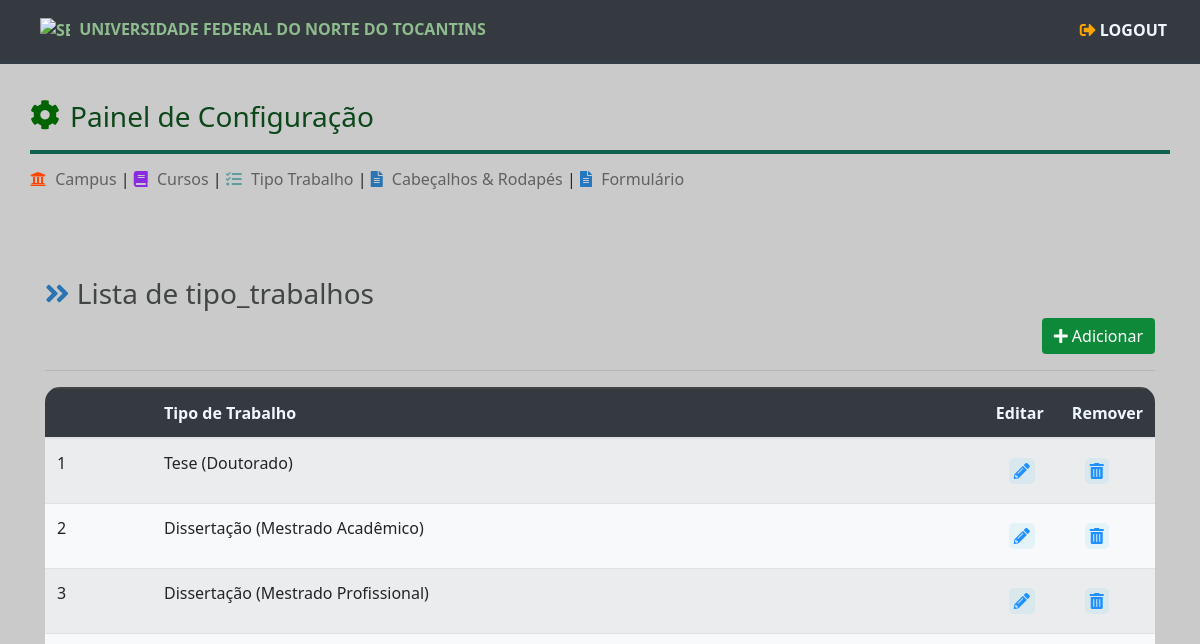
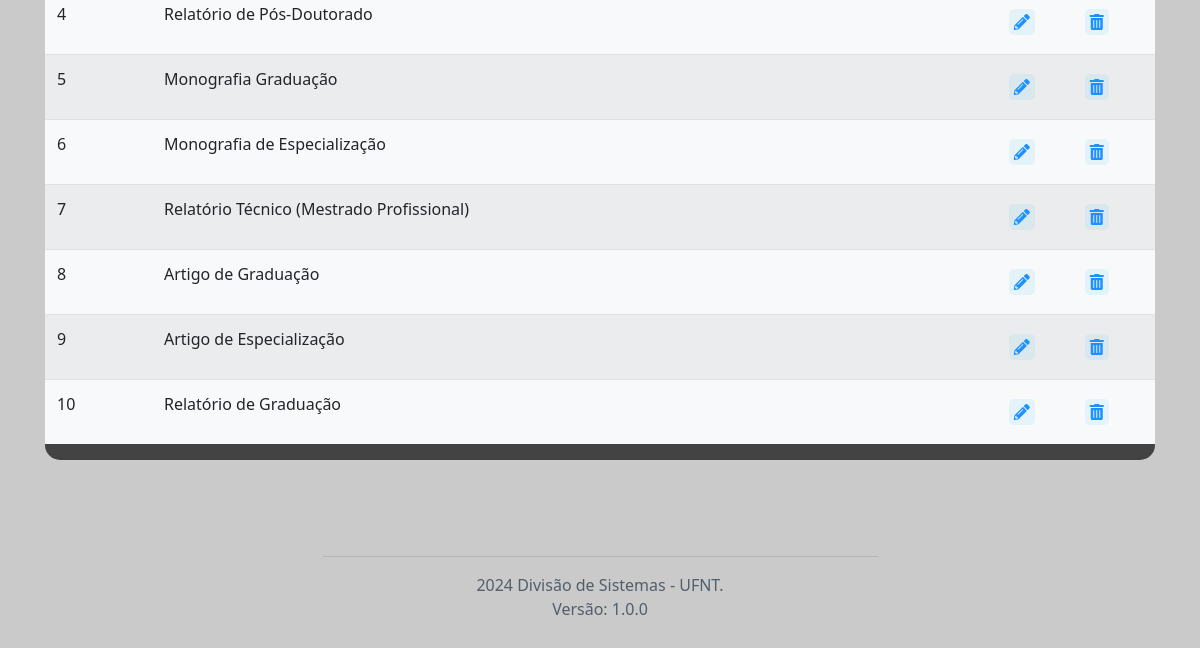
Page /tipo_trabalho/ (signed in) on the earlier database version (2 pictures, top to bottom).
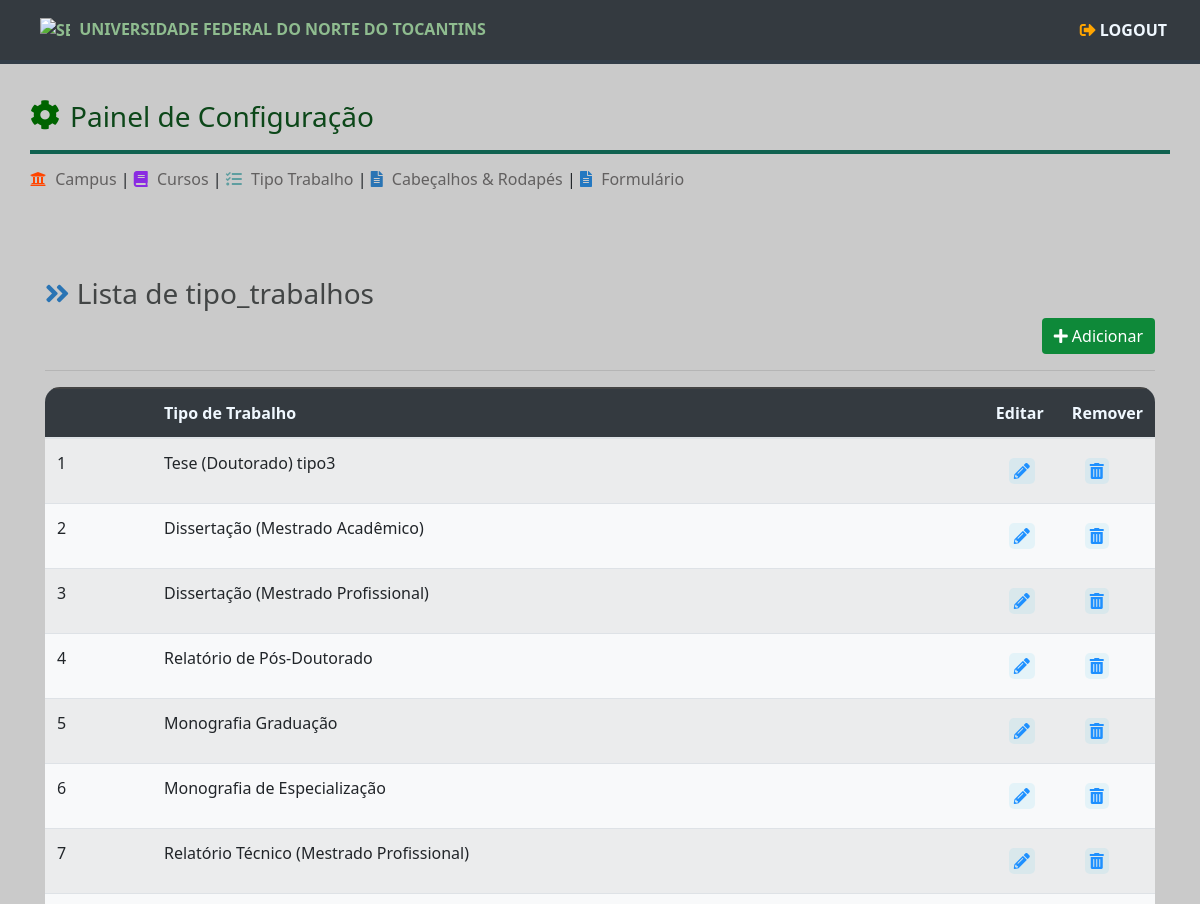
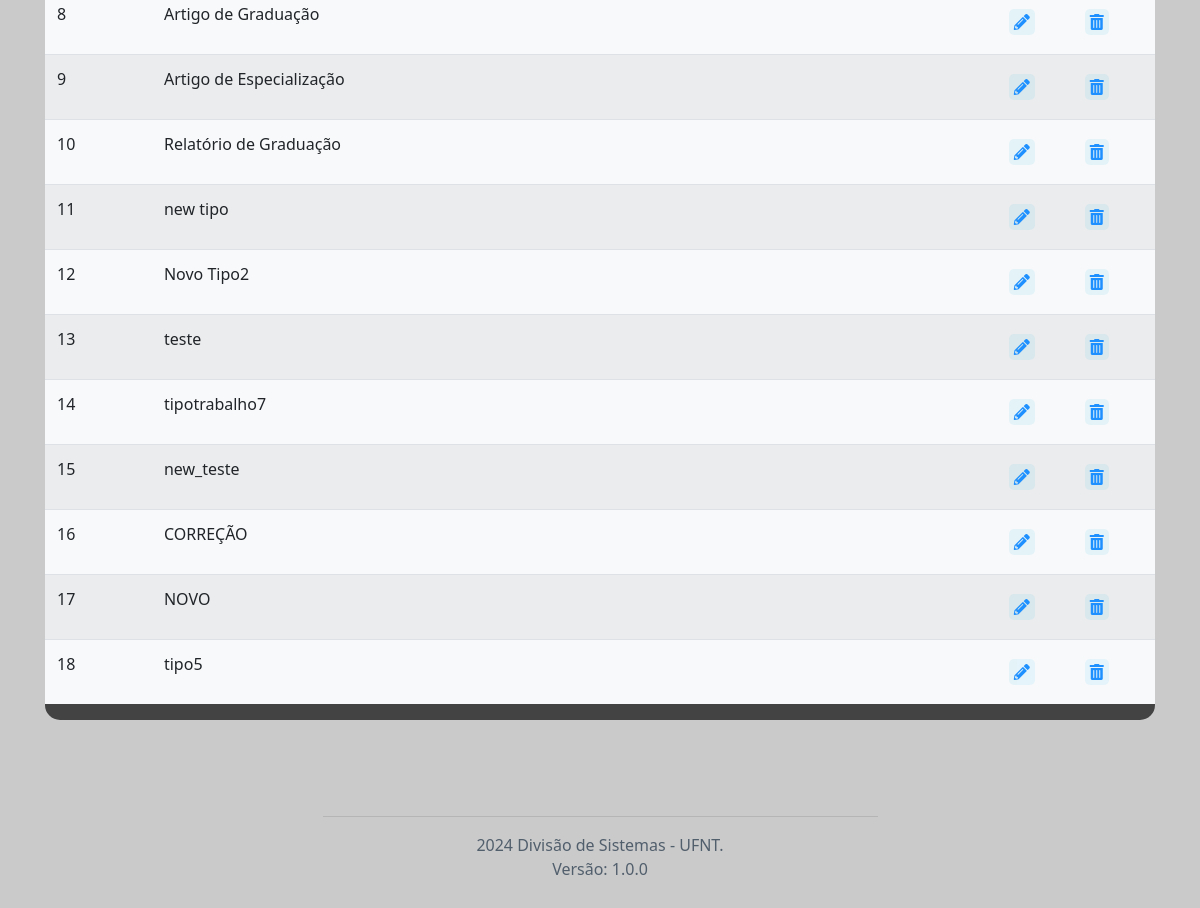
Same page on the later database version (2 pictures, top to bottom).
### tables this page shows
CREATE TABLE tipo_trabalho (
                id INTEGER PRIMARY KEY AUTOINCREMENT,
                nome TEXT NOT NULL,           
                ativo INTEGER DEFAULT 1            
            );

### routes/tipo_trabalho_routes.py (the view)
@tt_routes.route('/', methods=['GET', 'POST'])
@login_required
def tipo_trabalho_listar():
    tipos_trabalhos = TipoTrabalhoModel.get_all()
    return render_template('tipo_trabalho_view.html', tipos_trabalhos = tipos_trabalhos )

### app.py (called while the page is built)
@login_manager.user_loader
def load_user(user_id):
    return UserModel.get_user_by_id(user_id)

### data/conexao.py (called while the page is built)
def get_conexao():
    conexao = sqlite3.connect('data/gfc.db')
    return conexao

### models/base_model.py (called while the page is built)
    @classmethod
    def get_all(cls):
        if not cls.tabela:
            raise ValueError("Nome da tabela não especificado na classe derivada.")
        con = get_conexao()
        cursor = con.cursor()
        query = f'SELECT * FROM {cls.tabela}'
        cursor.execute(query)
        colunas = [coluna[0] for coluna in cursor.description]
        objetos = [cls(**dict(zip(colunas, row))) for row in cursor.fetchall()]
        con.close()
        return objetos

### models/user_model.py (called while the page is built)
    @staticmethod
    def get_user_by_id(user_id: int):
        con = get_conexao()
        cursor = con.cursor()
        query = 'SELECT * FROM user WHERE id=?'
        cursor.execute(query, (user_id,))
        row = cursor.fetchone()
        if row:
            user = UserModel(
                id=row[0],
                username=row[1],
                password=row[2],
                ativo=row[3],
            )
            con.close()
            return user
        else:
            con.close()
            return None

    @property
    def is_authenticated(self):
        return True if self.id is not None else False

### templates/tipo_trabalho_view.html (shortened to what this page needs)
{% extends "base.html" %}
  {% block head %}
      <link rel="stylesheet" href="/static/assets/css/views/view.css" type="text/css">
  {% endblock %}
  {% block content %}
    {% include "componentes/_menu_conf.html" %}
  <div class="container">
    <div class="container">
      <div class="row">
        <h3><i class="fas fa-angle-double-right" style="color: rgb(42, 116, 180);"></i> Lista de tipo_trabalhos</h3>
      </div>
      <div class="row" style="display: flex; justify-content: flex-end;">
        <button type="button" class="btn btn-primary" data-toggle="modal" data-target="#modal" onclick="openModal()">
            <i class="fas fa-plus"></i> Adicionar
        </button>
      </div>
      </div>
      <hr>
      <div style="border-radius:15px; overflow: auto; padding: 0px; background-color:rgb(67, 67, 67); ">
        <table class="table table-striped bg-light" style="margin-top: 0px; padding:0px; border-top:2px solid rgb(67, 67, 67); ">
          <thead class="bg-dark" style="color: aliceblue;">
              <tr>
                  <th></th>
                  <th>Tipo de Trabalho</th>
                  <th style="width:50px;">Editar</th>
                  <th style="width:50px;">Remover</th>
              </tr>
          </thead>
          <tbody>
              {% for tipo_trabalho in tipos_trabalhos %}
                  <tr>
                      <td>{{ loop.index }}</td>
                      <td>{{ tipo_trabalho.nome }}</td>
                      <td>
                          <a href="#">
                            <button type="button" class="btn" onclick='abrirModalEditar("{{ tipo_trabalho.id }}")'>
                                <i class="fas fa-pencil-alt icon" title="editar"></i>
                            </button>
                        </a>
                      </td>
                      <td>
                        <a href="#">
                          <button type="button" class="btn" data-toggle="modal" data-target="#confirmModal" onclick='abrirModalRemover("{{ tipo_trabalho_id }}")'>
                            <i class="fas fa-trash-alt icon"></i>
                          </button>
                      </a>
                    </td>
                  </tr>
              {% endfor %}
          </tbody>
      </table>
      </div>
  </div>
  {% endblock %}

### templates/base.html (shortened to what this page needs)
<!DOCTYPE html>
<html lang="pt-br">
<head>
    <link rel="stylesheet" href="https://maxcdn.bootstrapcdn.com/bootstrap/4.5.2/css/bootstrap.min.css">
    <link rel="stylesheet" href="https://cdnjs.cloudflare.com/ajax/libs/font-awesome/5.15.2/css/all.min.css">
    <link rel="stylesheet" href="/static/assets/css/main.css" type="text/css">
    {% block head %} {% endblock %}
</head>
<body>
    {% block header %}
            {% include "componentes/_navbar.html" %}
    {% endblock %}
    {% block content %}
    {% endblock %}
    {% block footer %}
        {% include "componentes/_footer.html" %}
    {% endblock %}
</body>
</html>

### templates/componentes/_navbar.html
<nav class="navbar navbar-expand-lg navbar-light bg-dark titulo">
  <div class="container-fluid">
    <a class="navbar-brand" href="#" style="color: darkseagreen; font-size: 16px; font-weight: 600;">
      <img src="/static/assets/img/UFNT_brasao.png" alt="Seu Logo" width="25" height="25" class="d-inline-block align-text-top">
      Universidade Federal do Norte do Tocantins</span>
    </a>
    <div class="navbar-nav ms-auto">
    {% if current_user.is_authenticated %}
        <a class="nav-link" href="/login/logout" style="color: aliceblue;">
            <i class="fa fa-sign-out-alt" style="color: orange;"></i> Logout
        </a>
    {% else %}
        <a class="nav-link" href="/login" style="color: aliceblue;">
            <i class="fa fa-sign-in-alt" style="color: lightgreen;"></i> Login
        </a>
    {% endif %}
    </div>
  </div>
</nav>

### templates/componentes/_menu_conf.html
{% block head %}
    <link rel="stylesheet" href="/static/assets/css/componentes/_menu_conf.css" type="text/css">
{% endblock %}
<div id="container" class="container" style="margin-top: 100px;">
    <div class="row">
        <i class="fas fa-cog" style="color:darkgreen; font-size: 30px;"></i>
        <h3 style="color: rgb(12, 71, 25); margin-left: 10px; margin-bottom: 0px;">Painel de Configuração</h3>
        <hr style="border: 2px solid #106250; width: 100%;">
    </div>
    <div class="row">
      <h6>
          <a href="#"><i class="fas fa-university" style="color: orangered;"></i> Campus</a>
          |
          <a href="/cursos"><i class="fas fa-book" style="color: blueviolet;"></i> Cursos</a>
          |
          <a href="/tipo_trabalho"><i class="fas fa-tasks" style="color: cadetblue;"></i> Tipo Trabalho</a>
          |
          <a href="#"><i class="fas fa-file-alt" style="color: rgb(42, 116, 180);"></i> Cabeçalhos & Rodapés</a>
          |
          <a href="/ficha"><i class="fas fa-file-alt" style="color: rgb(36, 120, 193);"></i> Formulário</a>
      </h6>
  </div>
  </div>

### templates/componentes/_footer.html
<footer class="text-center py-3">
    <div class="container">
        <hr style="width: 50%;">
        <p>2024 Divisão de Sistemas - UFNT.</br>
        Versão: 1.0.0</p>
    </div>
</footer>

### static/assets/css/main.css (style rules this page uses)
body { background-color: #cacaca; font-family:'Segoe UI', Tahoma, Geneva, Verdana, sans-serif; }
.container a { text-decoration: none; color: darkslategrey; }
.container { margin-top: 80px; margin-bottom: 0; }
button.btn-primary { background-color: #0e8939; border: 1px solid #034f03; text-align: center; border: #656765; }
.titulo { text-transform: uppercase; font-size: 16px; color: #199f5c; border-bottom: 4px solid #323d48; margin-bottom: 0px; padding: 10px; font-weight: 700; text-align: left; position: fixed; top: 0; width: 100%; z-index: 1000; }
.titulo img { width: 30px; margin-right: 5px; margin-left: 15px; }
footer { color: #515e6c; }

### static/assets/css/views/view.css (style rules this page uses)
.container h3 { color:rgb(66, 69, 69); }
.icon { background-color: rgba(55, 192, 238, 0.1); border-radius: 5px; padding: 5px; color: dodgerblue; transition: 0.4s; }
table { overflow-x: auto; }

### static/assets/css/componentes/_menu_conf.css (style rules this page uses)
.row a { color: #626060; text-decoration: none; position: relative; transition: filter 0.3s; }
.row a i { margin-right: 5px; transition: filter 0.3s; }

Differences in the rows shown:
changed tipo_trabalho: nome "Tese (Doutorado)" → "Tese (Doutorado) tipo3"
added tipo_trabalho: nome "new tipo"
added tipo_trabalho: nome "Novo Tipo2"
added tipo_trabalho: nome "teste"
added tipo_trabalho: nome "tipotrabalho7"
added tipo_trabalho: nome "new_teste"
added tipo_trabalho: nome "CORREÇÃO"
added tipo_trabalho: nome "NOVO"
added tipo_trabalho: nome "tipo5"
